Frame 1 (no input): blank canvas, image omitted
Frame 60 (no input): blank canvas, image omitted
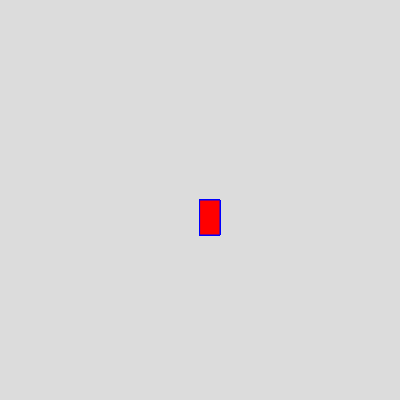
Frame 120 (the mouse pressed at the canvas centre since frame 60)

The p5.js sketch whose frames 1 and 60 were blank and that drew this single picture after the mouse press (run headless with seeded random() and noise() and a simulated clock; from frame 60 on, the mouse is pressed at the canvas centre):

// p5.js sketch
// ── sketch.js
function setup() {
  createCanvas(400, 400);
background(220)}

function draw() {
  
  
  stroke ("blue");
  fill ("red");
  
  //console.log(mouseIsPressed)

   if(mouseIsPressed) { 
    rect(mouseX,mouseY,20,35);
   } 
  
}
